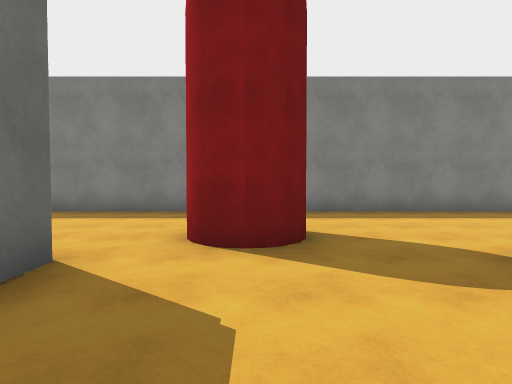
View 1 (above)

20 first-person views from a walk through a scene from a Unity 3-D project. The camera is 1.4 m above the floor, tilts 2° down and sees 75° across. The floor is counted in squares, 2 m on a side. Each view is taken from the middle of a square. On the plan, view 1 faces up. The plan holds only what a view shows up to about 10 squares ahead; the rest is blank. The place goes on beyond the plan. The player is left out. Surface patterns are stand-ins for the level's own textures.

View 2
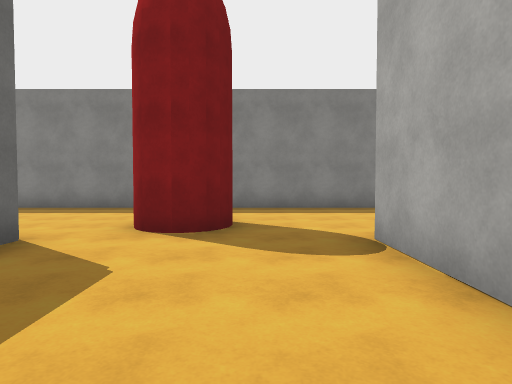

View 3
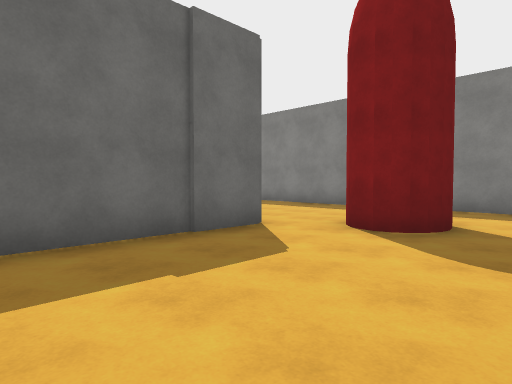

View 4
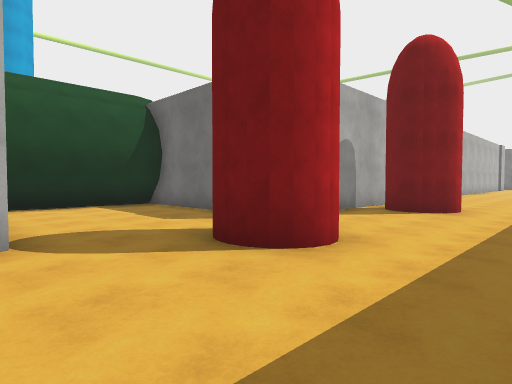

View 5
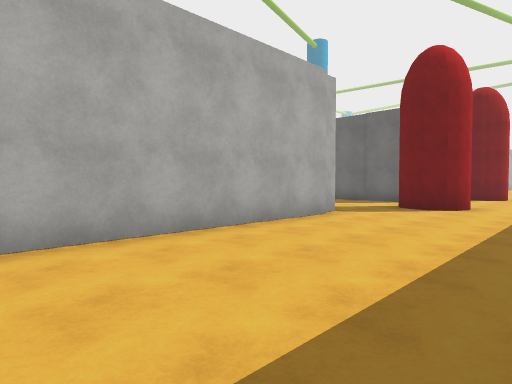

View 6
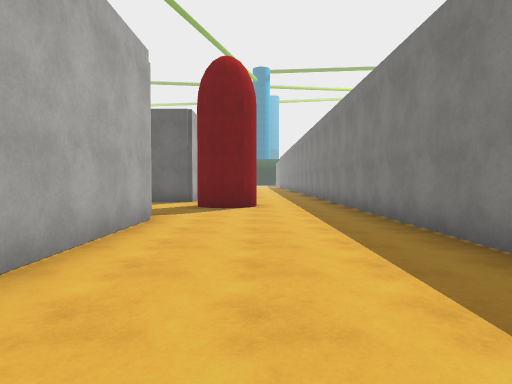

View 7
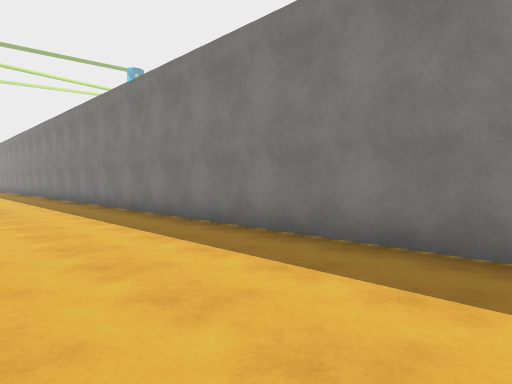

View 8
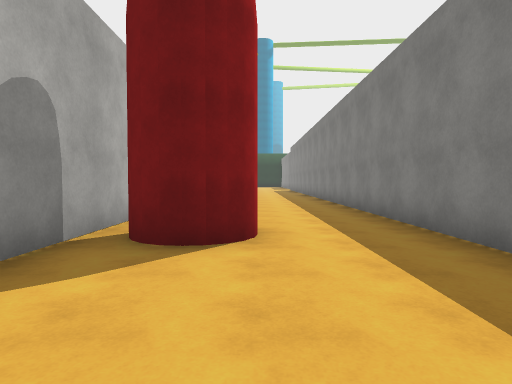

View 9
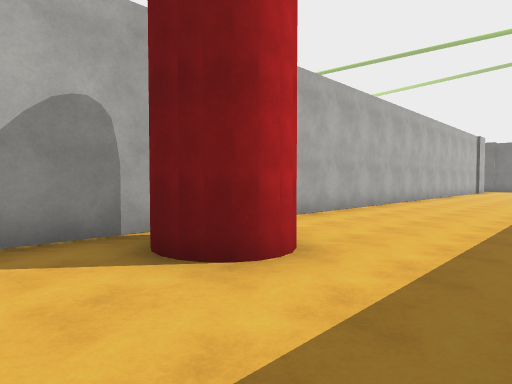

View 10
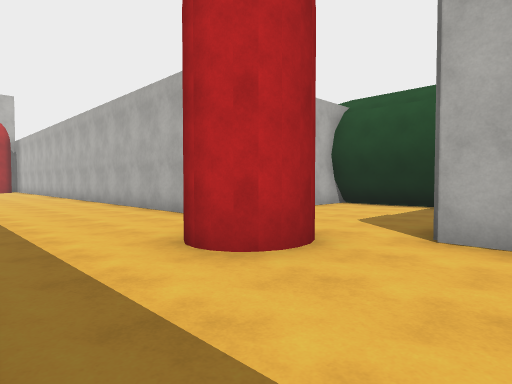

View 11
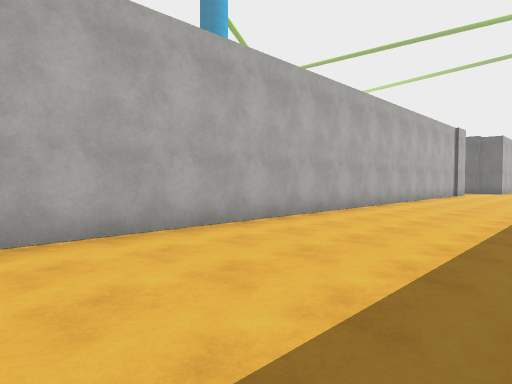

View 12
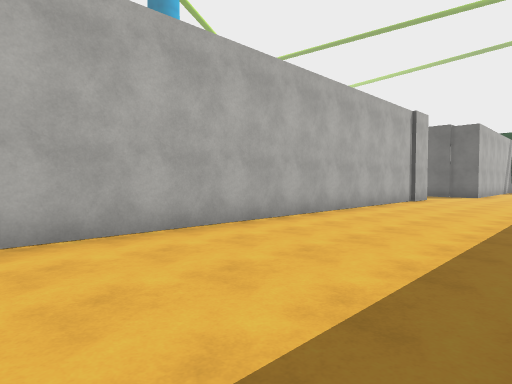

View 13
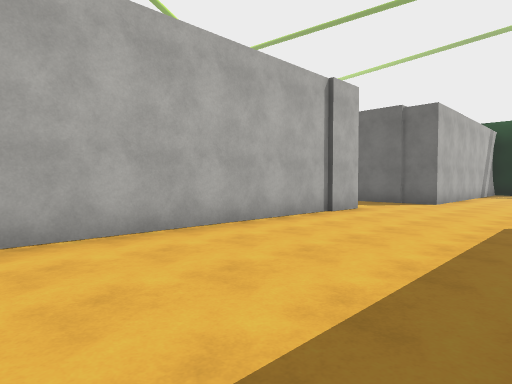

View 14
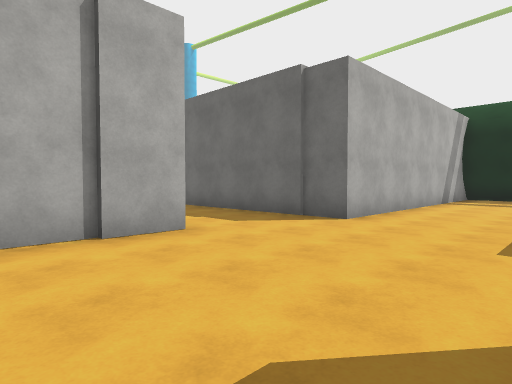

View 15
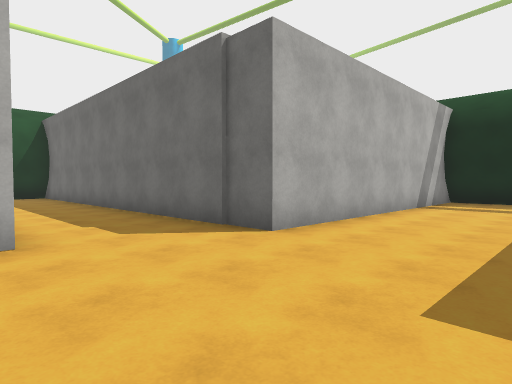

View 16
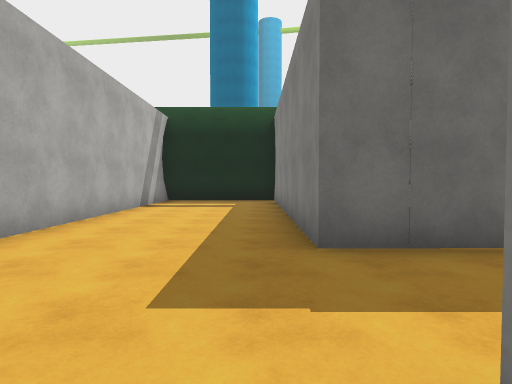

View 17
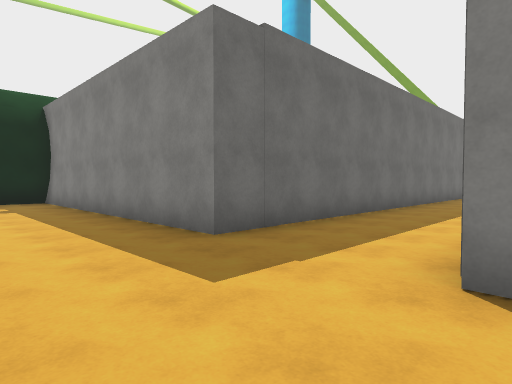

View 18
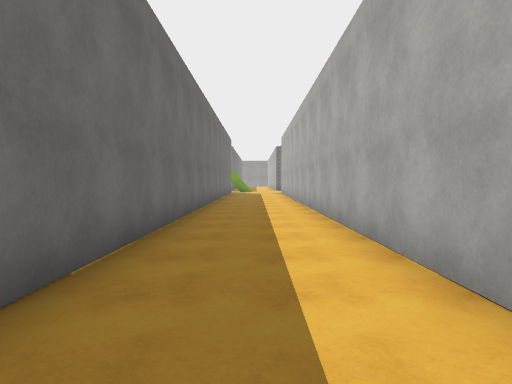

View 19
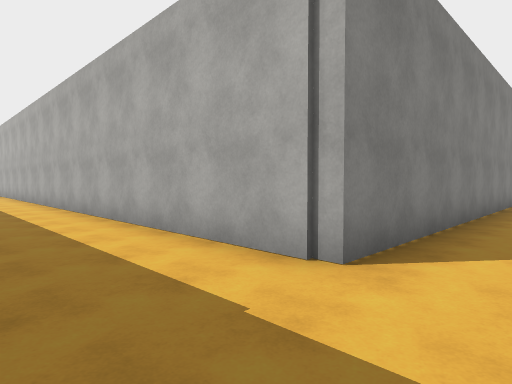

View 20
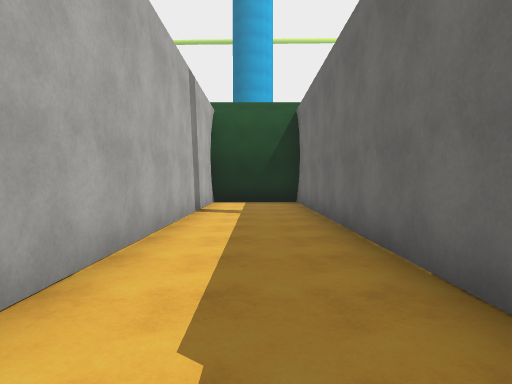

### Floor plan
Points are (right, up) in squares from view 1. A wall is a line through its corners. A room is listed if a view was taken in it or the views show most of it. See-through windows are left out.
Room 1 (views 1, 2, 3)
walls: (-1.8, 2.8) (-1.8, -2.1); (-1.9, -1.7) (2.4, -1.7); (-1.9, -1.9) (2.4, -1.9) (2.4, 2.8)
low walls: (-1.8, -2.1) (2.1, -2.1)
ways out: opening at (1.5, 4) to room 2; opening at (-1, 4) to room 3
Room 2 (views 4, 5, 6, 7)
walls: (3, 3.1) (8.5, 3.1); (8.6, 7.4) (-0.6, 7.4); (2.4, 2.8) (2.9, 2.8)
ways out: opening at (1.5, 4) to room 1; opening at (0, 6.5) to room 3
Room 3 (views 8, 9, 10)
walls: (-0.6, 7.4) (-5.5, 7.4); (-4.6, 2.8) (-1.8, 2.8)
ways out: opening at (-1, 4) to room 1; opening at (0, 6.5) to room 2; opening at (-6, 6.5) to room 4; opening at (-5.5, 3) to room 4
Room 4 (views 11, 12, 13, 14, 15, 16, 17, 18, 19, 20)
walls: (-24.8, 2.8) (-4.6, 2.8); (-16.2, 7.4) (-24.6, 7.4) (-24.6, 17.9); (-24.6, -7) (-24.6, 1.2); (-35.3, 5.6) (-35.3, 3.9) (-27.4, 3.9) (-27.4, -7); (-35.1, 7.8) (-35.1, 3.9); (-27.4, 18) (-27.4, 7.6) (-35.5, 7.6); (-35.3, 7.6) (-35.3, 6.4); (-5.5, 7.4) (-11, 7.4)
low walls: (-35.5, 5.5) (-35.5, 4.2); (-35.5, 7.6) (-35.5, 6.5)
ways out: opening at (-6, 6.5) to room 3; opening at (-5.5, 3) to room 3

Where each view was taken, in squares from view 1:
view 1: 0 up, 0 right, facing up
view 2: 1 down, 1 right, facing up
view 3: 1 down, 2 right, facing up-left
view 4: 7 up, 3 right, facing down-left
view 5: 7 up, 9 right, facing down-left
view 6: 5 up, 9 right, facing left
view 7: 4 up, 9 right, facing up-left
view 8: 5 up, 1 left, facing left
view 9: 7 up, 3 left, facing down-left
view 10: 7 up, 3 left, facing down-right
view 11: 7 up, 7 left, facing down-left
view 12: 7 up, 12 left, facing down-left
view 13: 7 up, 17 left, facing down-left
view 14: 7 up, 22 left, facing down-left
view 15: 7 up, 24 left, facing down-left
view 16: 7 up, 24 left, facing left
view 17: 5 up, 24 left, facing up-left
view 18: 8 up, 26 left, facing up
view 19: 6 up, 27 left, facing up-right
view 20: 3 up, 26 left, facing down
